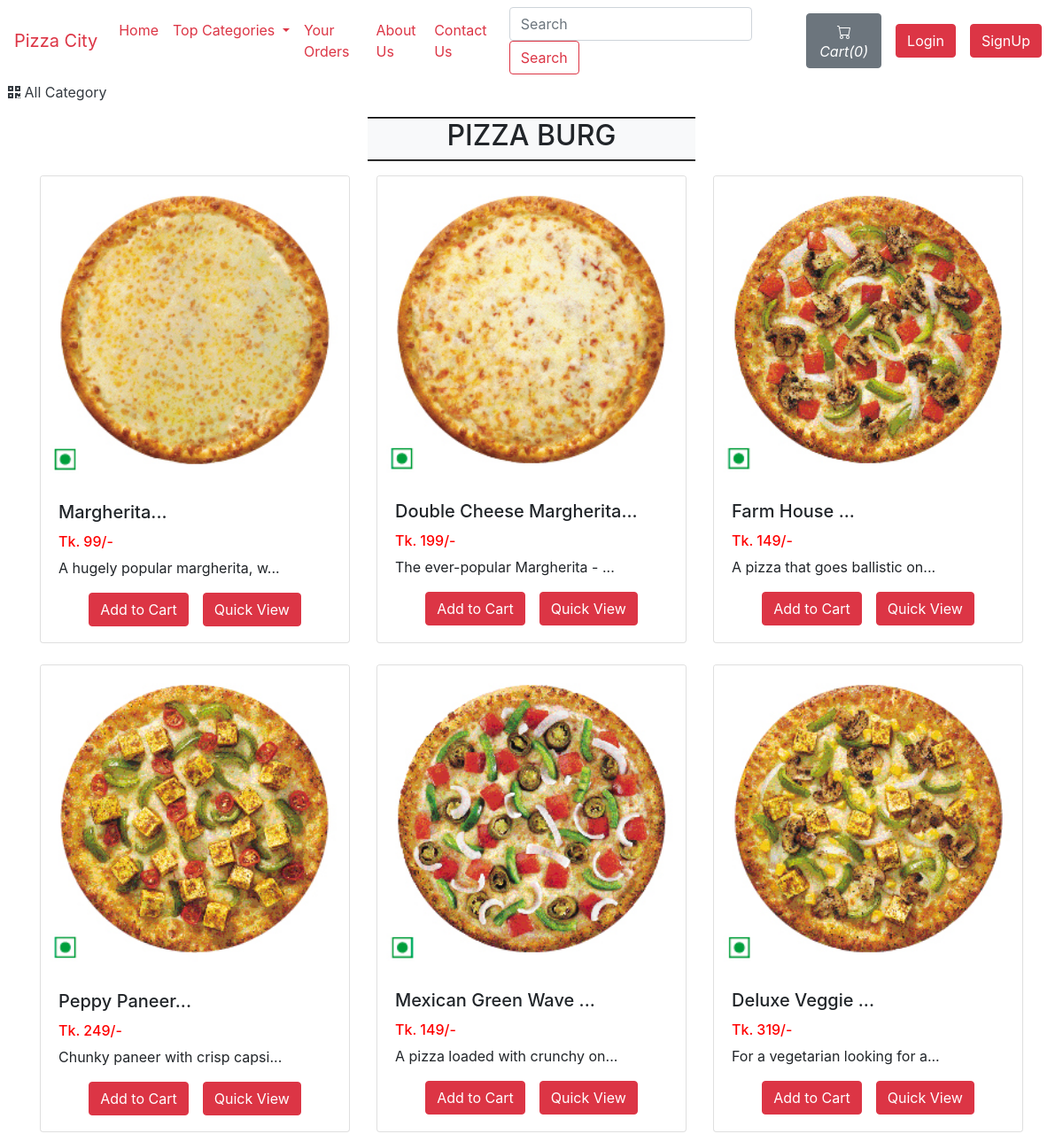
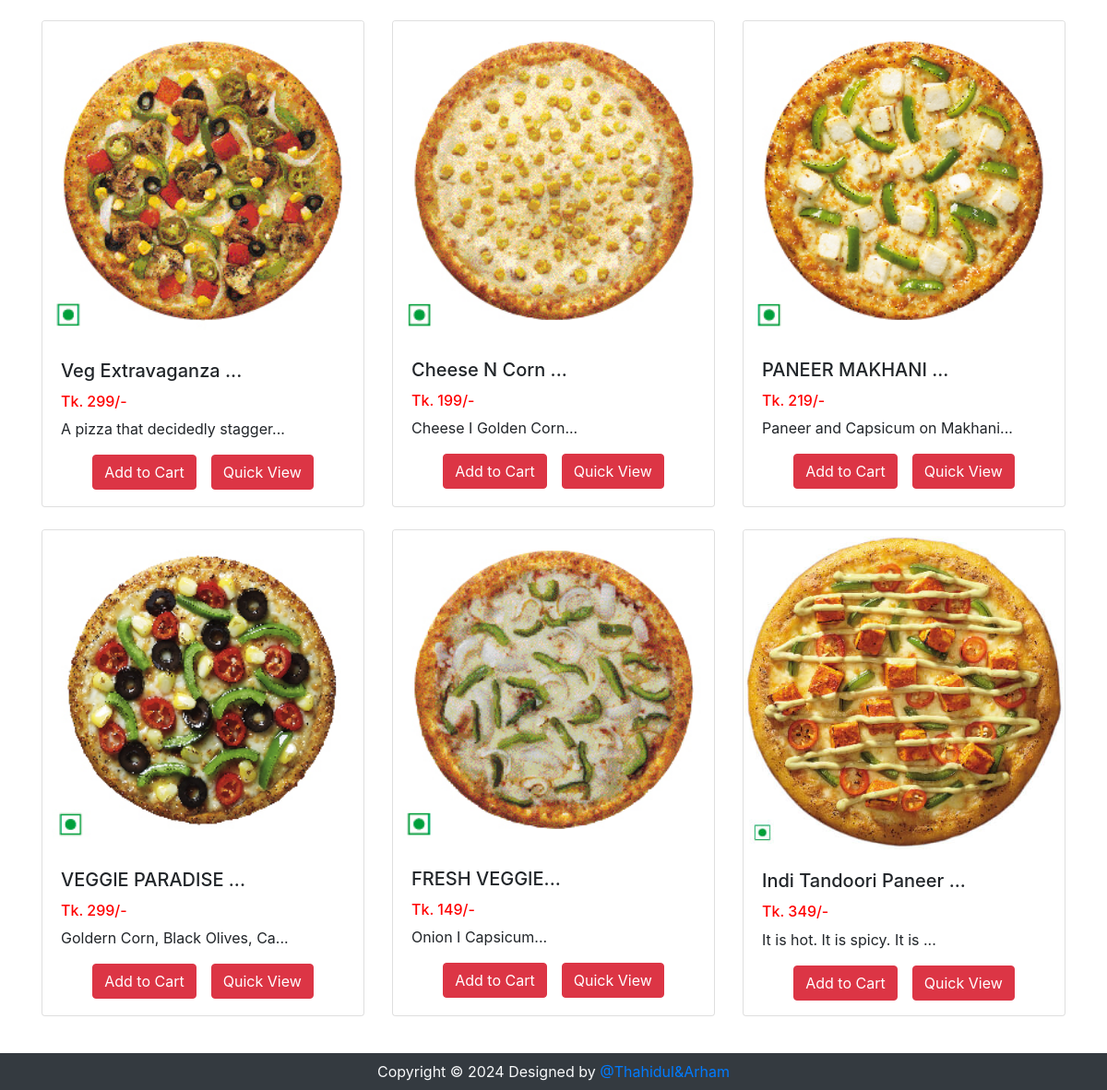
Screenshot of /viewPizzaList.php?catid=1 with the database file from the repository (2 pictures, top to bottom).
### tables this page shows
CREATE TABLE `sitedetail` (
  `tempId` int(11) NOT NULL,
  `systemName` varchar(21) NOT NULL,
  `email` varchar(35) NOT NULL,
  `contact1` bigint(21) NOT NULL,
  `contact2` bigint(21) DEFAULT NULL COMMENT 'Optional',
  `address` text NOT NULL,
  `dateTime` datetime NOT NULL DEFAULT current_timestamp()
);

CREATE TABLE `pizza` (
  `pizzaId` int(12) NOT NULL,
  `pizzaName` varchar(255) NOT NULL,
  `pizzaPrice` int(12) NOT NULL,
  `pizzaDesc` text NOT NULL,
  `pizzaCategorieId` int(12) NOT NULL,
  `pizzaPubDate` datetime NOT NULL DEFAULT current_timestamp()
);

### viewPizzaList.php (the view, shortened to what this page needs)
<!doctype html>
<html lang="en">
<head>
    <link rel="stylesheet" href="https://stackpath.bootstrapcdn.com/bootstrap/4.4.1/css/bootstrap.min.css">
    <link rel="stylesheet" href="https://use.fontawesome.com/releases/v5.8.2/css/all.css">
</head>
<body>
    <?php include 'partials/_dbconnect.php';?>
    <?php require 'partials/_nav.php' ?>
    <div>&nbsp;
        <a href="index.php" class="active text-dark">
        <i class="fas fa-qrcode"></i>
            <span>All Category</span>
        </a>
    </div>
    <div class="container my-3" id="cont">
        <div class="col-lg-4 text-center bg-light my-3" style="margin:auto;border-top: 2px groove black;border-bottom: 2px groove black;">
            <h2 class="text-center"><span id="catTitle">Items</span></h2>
        </div>
        <div class="row g-1">
        <?php
            $id = $_GET['catid'];
            $sql = "SELECT * FROM `pizza` WHERE pizzaCategorieId = $id";
            $result = mysqli_query($conn, $sql);
            while($row = mysqli_fetch_assoc($result)){
                $pizzaId = $row['pizzaId'];
                $pizzaName = $row['pizzaName'];
                $pizzaPrice = $row['pizzaPrice'];
                $pizzaDesc = $row['pizzaDesc'];
                echo '<div class="col-xs-3 col-sm-3 col-md-4 mb-4">
                        <div class="card" style="height: 33rem;">
                            <img src="img/pizza-'.$pizzaId. '.jpg" class="card-img-top img-fluid" alt="image for this pizza" height="250px" >
                            <div class="card-body">
                                <h5 class="card-title">' . substr($pizzaName, 0, 25). '...</h5>
                                <h6 style="color: #ff0000">Tk. '.$pizzaPrice. '/-</h6>
                                <p class="card-text">' . substr($pizzaDesc, 0, 30). '...</p>
                                <div class="row justify-content-center">';
                                if($loggedin){
                                    $quaSql = "SELECT `itemQuantity` FROM `viewcart` WHERE pizzaId = '$pizzaId' AND `userId`='$userId'";
                                    $quaresult = mysqli_query($conn, $quaSql);
                                    $quaExistRows = mysqli_num_rows($quaresult);
                                    if($quaExistRows == 0) {
                                        echo '<form action="partials/_manageCart.php" method="POST">
                                              <input type="hidden" name="itemId" value="'.$pizzaId. '">
                                              <button type="submit" name="addToCart" class="btn btn-danger mx-2">Add to Cart</button>';
                                    }else {
                                        echo '<a href="viewCart.php"><button class="btn btn-danger mx-2">Go to Cart</button></a>';
                                    }
                                }
                                else{
                                    echo '<button class="btn btn-danger mx-2" data-toggle="modal" data-target="#loginModal">Add to Cart</button>';
                                }
                            echo '</form>
                                <a href="viewPizza.php?pizzaid=' . $pizzaId . '" class="mx-2"><button class="btn btn-danger">Quick View</button></a>
                                </div>
                            </div>
                        </div>
                    </div>';
            }
            ?>
        </div>
    </div>
    <?php require 'partials/_footer.php' ?>
</body>
</html>

### partials/_nav.php (shortened to what this page needs)
<?php
if(isset($_SESSION['loggedin']) && $_SESSION['loggedin']==true){
  $loggedin= true;
  $userId = $_SESSION['userId'];
  $username = $_SESSION['username'];
}
else{
  $loggedin = false;
  $userId = 0;
}
$sql = "SELECT * FROM `sitedetail`";
$result = mysqli_query($conn, $sql);
$row = mysqli_fetch_assoc($result);
$systemName = $row['systemName'];
echo '
<nav class="navbar navbar-expand-lg text-danger navbar-white">
      <a class="navbar-brand text-danger" href="index.php">'.$systemName.'</a>
      <button class="navbar-toggler" type="button" data-toggle="collapse" data-target="#navbarSupportedContent" aria-controls="navbarSupportedContent" aria-expanded="false" aria-label="Toggle navigation">
        <span class="navbar-toggler-icon text-danger"></span>
      </button>
      <div class="collapse navbar-collapse" id="navbarSupportedContent">
        <ul class="navbar-nav mr-auto">
          <li class="nav-item  active">
            <a class="nav-link text-danger" href="index.php">Home <span class="sr-only">(current)</span></a>
          </li>
          <li class="nav-item dropdown">
            <a class="nav-link text-danger dropdown-toggle" href="#" id="navbarDropdown" role="button" data-toggle="dropdown" aria-haspopup="true" aria-expanded="false">
              Top Categories
            </a>
            <div class="dropdown-menu" aria-labelledby="navbarDropdown">';
            echo '</div>
          </li>
          <li class="nav-item">
            <a class="nav-link text-danger" href="viewOrder.php">Your Orders</a>
          </li>
          <li class="nav-item">
            <a class="nav-link text-danger" href="about.php">About Us</a>
          </li>
          <li class="nav-item">
            <a class="nav-link text-danger" href="contact.php">Contact Us</a>
          </li>
        </ul>
        <form method="get" action="/OnlinePizzaDelivery/search.php" class="form-inline my-2 my-lg-0 mx-3">
          <input class="form-control text-danger mr-sm-2" type="search" name="search" id="search" placeholder="Search" aria-label="Search" required>
          <button class="btn btn-outline-danger my-2 my-sm-0" type="submit">Search</button>
        </form>';
        $countsql = "SELECT SUM(`itemQuantity`) FROM `viewcart` WHERE `userId`=$userId";
        $countresult = mysqli_query($conn, $countsql);
        $countrow = mysqli_fetch_assoc($countresult);
        $count = $countrow['SUM(`itemQuantity`)'];
        if(!$count) {
          $count = 0;
        }
        echo '<a href="viewCart.php"><button type="button" class="btn btn-secondary mx-2" title="MyCart">
          <svg xmlns="img/cart.svg" width="16" height="16" fill="currentColor" class="bi bi-cart" viewBox="0 0 16 16">
            <path d="M0 1.5A.5.5 0 0 1 .5 1H2a.5.5 0 0 1 .485.379L2.89 3H14.5a.5.5 0 0 1 .491.592l-1.5 8A.5.5 0 0 1 13 12H4a.5.5 0 0 1-.491-.408L2.01 3.607 1.61 2H.5a.5.5 0 0 1-.5-.5zM3.102 4l1.313 7h8.17l1.313-7H3.102zM5 12a2 2 0 1 0 0 4 2 2 0 0 0 0-4zm7 0a2 2 0 1 0 0 4 2 2 0 0 0 0-4zm-7 1a1 1 0 1 1 0 2 1 1 0 0 1 0-2zm7 0a1 1 0 1 1 0 2 1 1 0 0 1 0-2z"/>
          </svg>
          <i class="bi bi-cart">Cart(' .$count. ')</i>
        </button></a>';
        if($loggedin){
          echo '<ul class="navbar-nav mr-2">
            <li class="nav-item dropdown">
              <a class="nav-link dropdown-toggle" href="#" id="navbarDropdown" role="button" data-toggle="dropdown"> Welcome ' .$username. '</a>
              <div class="dropdown-menu text-danger" aria-labelledby="navbarDropdown">
                <a class="dropdown-item" href="partials/_logout.php">Logout</a>
              </div>
            </li>
          </ul>
          <div class="text-center image-size-small position-relative">
            <a href="viewProfile.php"><img src="img/person-' .$userId. '.jpg" class="rounded-circle text-danger" onError="this.src = \'img/profilePic.jpg\'" style="width:40px; height:40px"></a>
          </div>';
        }
        else {
          echo '
          <button type="button" class="btn btn-danger mx-2"  data-toggle="modal" data-target="#loginModal">Login</button>
          <button type="button" class="btn btn-danger mx-2"  data-toggle="modal" data-target="#signupModal">SignUp</button>';
        }
  echo '</div>
    </nav>';
?>

### partials/_footer.php
<div class="footer container-fluid bg-dark text-light">
    <p class="text-center py-2 mb-0">Copyright © 2024 Designed by <a href="https://github.com/Tanvirkpc" target="_blank" rel="noopener noreferrer">@Thahidul&Arham</a></p>
</div>

### viewPizzaList.php (style rules this page uses)
#cont { min-height : 570px; }

### rows the page displays
sitedetail: systemName "Pizza City"
pizza: shows a picture, pizzaName "Margherita", pizzaPrice "99", pizzaDesc "A hugely popular margherita, w"
pizza: shows a picture, pizzaName "Double Cheese Margherita", pizzaPrice "199", pizzaDesc "The ever-popular Margherita -"
pizza: shows a picture, pizzaName "Farm House", pizzaPrice "149", pizzaDesc "A pizza that goes ballistic on"
pizza: shows a picture, pizzaName "Peppy Paneer", pizzaPrice "249", pizzaDesc "Chunky paneer with crisp capsi"
pizza: shows a picture, pizzaName "Mexican Green Wave", pizzaPrice "149", pizzaDesc "A pizza loaded with crunchy on"
pizza: shows a picture, pizzaName "Deluxe Veggie", pizzaPrice "319", pizzaDesc "For a vegetarian looking for a"
pizza: shows a picture, pizzaName "Veg Extravaganza", pizzaPrice "299", pizzaDesc "A pizza that decidedly stagger"
pizza: shows a picture, pizzaName "Cheese N Corn", pizzaPrice "199", pizzaDesc "Cheese I Golden Corn"
pizza: shows a picture, pizzaName "PANEER MAKHANI", pizzaPrice "219", pizzaDesc "Paneer and Capsicum on Makhani"
pizza: shows a picture, pizzaName "VEGGIE PARADISE", pizzaPrice "299", pizzaDesc "Goldern Corn, Black Olives, Ca"
pizza: shows a picture, pizzaName "FRESH VEGGIE", pizzaPrice "149", pizzaDesc "Onion I Capsicum"
pizza: shows a picture, pizzaName "Indi Tandoori Paneer", pizzaPrice "349", pizzaDesc "It is hot. It is spicy. It is"

### other values shown
$count "0"
